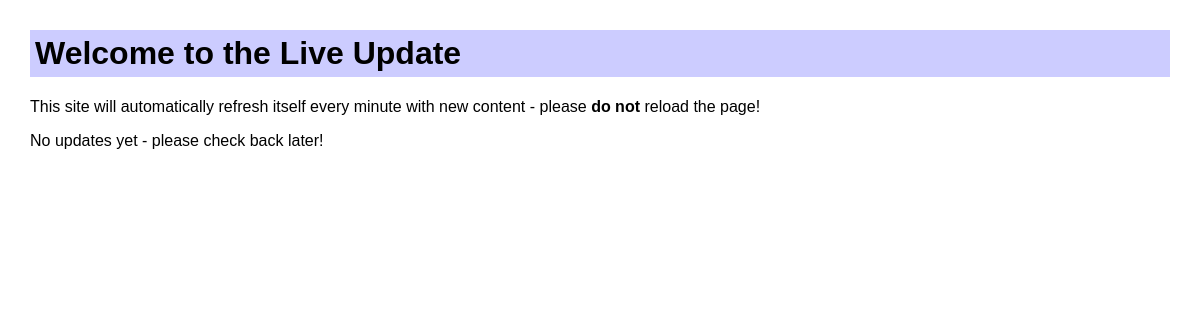
Page /livelog/ on the earlier database version.
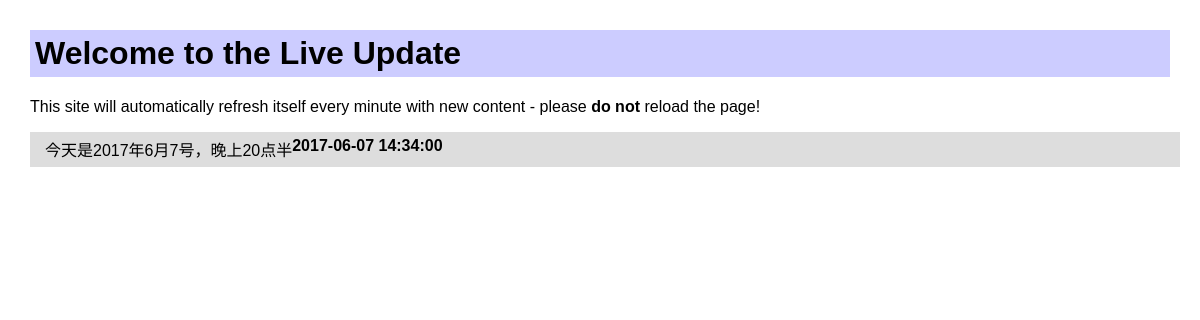
Same page on the later database version.
### livelog/models.py (models this page shows, shortened)
class Update(models.Model):
    timestamp = models.DateTimeField(auto_now_add=True)
    text = models.TextField()
    class Meta:
        ordering = ['-id']

### livelog/views.py (the view)
def update_list(request):
    object_list = Update.objects.all()
    return render(request, 'update_list.html', {'object_list': object_list})

### templates/update_list.html (shortened to what this page needs)
<!DOCTYPE html>
<html lang="en">
<head>
    {% load static %}
</head>
<body>
    <h1>Welcome to the Live Update</h1>
    <p>This site will automatically refresh itself every minute with new content - please <b>do not</b> reload the page!</p>
    {% if object_list %}
        <div id="update-holder">
            {% for object in object_list %}
                <div class="update {% cycle 'even' 'odd' %}" id="{{ object.id }}">
                    <div class="text">
                        {{ object.text }}
                    </div>
                    <div class="timestamp">
                        {{ object.timestamp|date:"Y-m-d H:i:s" }}
                    </div>
                    <div class="clear"></div>
                </div>
            {% endfor %}
        </div>
     {% else %}
        <p>No updates yet - please check back later!</p>
    {% endif %}
</body>
</html>

Differences in the rows shown:
added Update: text "今天是2017年6月7号，晚上20点半", timestamp "2017-06-07 14:34:00"
Other differences:
text no longer shown: "No updates yet - please check back later!"
